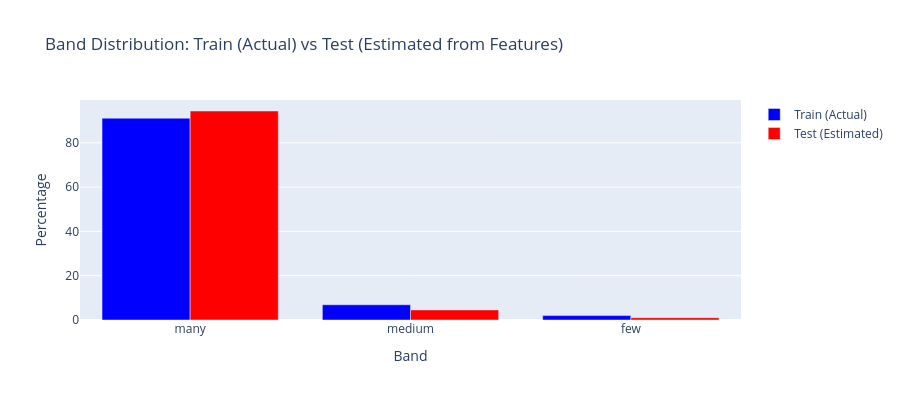

Notebook source saved alongside this figure:
### Code cell
# Visualize predicted band distribution
fig = go.Figure()

fig.add_trace(go.Bar(
    x=['many', 'medium', 'few'],
    y=[train_band_dist.get('many', 0), train_band_dist.get('medium', 0), train_band_dist.get('few', 0)],
    name='Train (Actual)',
    marker_color='blue'
))

if len(X_test) > 0:
    fig.add_trace(go.Bar(
        x=['many', 'medium', 'few'],
        y=[test_band_dist.get('many', 0), test_band_dist.get('medium', 0), test_band_dist.get('few', 0)],
        name='Test (Estimated)',
        marker_color='red'
    ))

fig.update_layout(
    title='Band Distribution: Train (Actual) vs Test (Estimated from Features)',
    xaxis_title='Band',
    yaxis_title='Percentage',
    barmode='group',
    height=400
)
fig.show()

### Figure 1 — Plotly figure (JSON) as saved in the notebook; plotly's stock layout.template omitted (floating-point values rounded to 4 significant figures)
{"data": [{"marker": {"color": "blue"}, "name": "Train (Actual)", "type": "bar", "x": ["many", "medium", "few"], "y": [91.13, 6.879, 1.989]}, {"marker": {"color": "red"}, "name": "Test (Estimated)", "type": "bar", "x": ["many", "medium", "few"], "y": [94.38, 4.572, 1.047]}], "layout": {"barmode": "group", "height": 400, "title": {"text": "Band Distribution: Train (Actual) vs Test (Estimated from Features)"}, "xaxis": {"title": {"text": "Band"}}, "yaxis": {"title": {"text": "Percentage"}}}}
